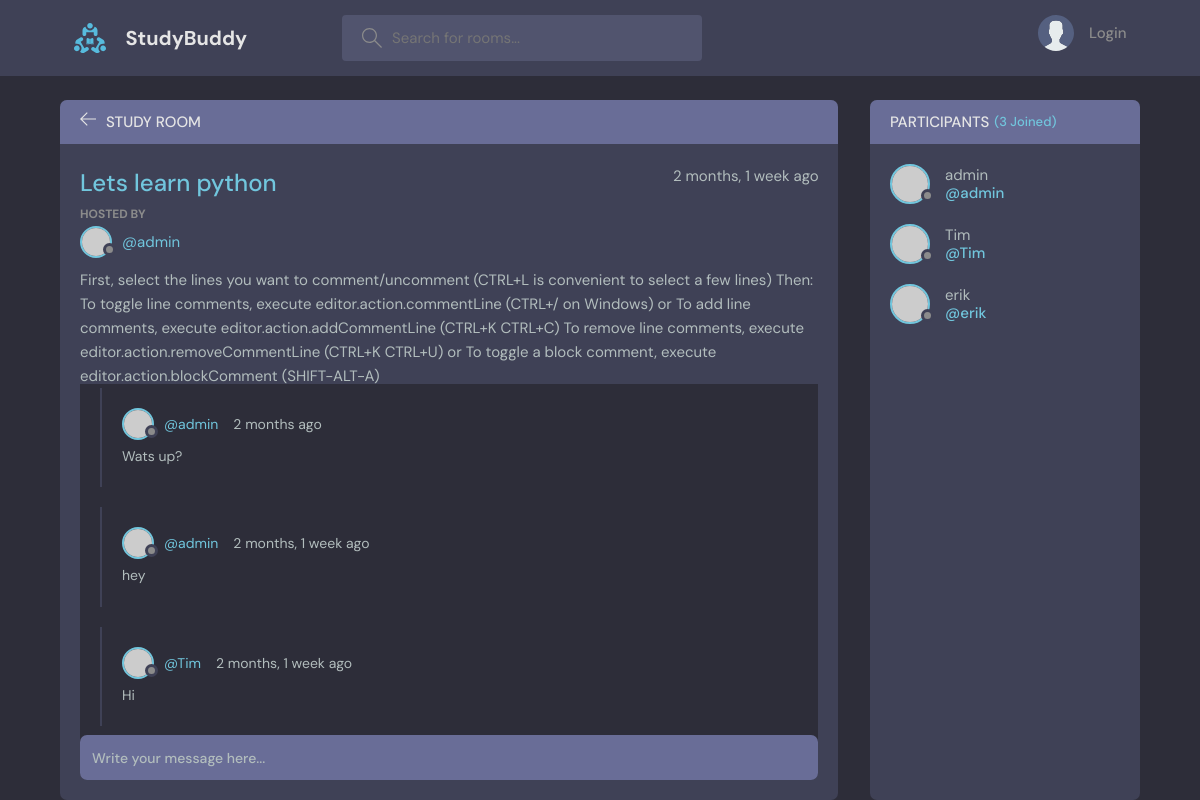
/room/1, run on the app's committed database.
### base/models.py (models this page shows, shortened)
class Room(models.Model):
    host= models.ForeignKey(User, on_delete=models.SET_NULL, null=True)
    topic= models.ForeignKey(Topic, on_delete=models.SET_NULL, null=True)
    name = models.CharField(max_length=200)
    description = models.TextField(null=True, blank=True)
    participants = models.ManyToManyField(User, related_name='participants', blank=TRUE)
    updated = models.DateTimeField(auto_now=True)
    created = models.DateTimeField(auto_now_add=True)
    class Meta:
        ordering = ['-updated', '-created']

class Message(models.Model):
    user = models.ForeignKey(User, on_delete=models.CASCADE)
    room = models.ForeignKey(Room, on_delete=models.CASCADE)
    body = models.TextField()
    updated = models.DateTimeField(auto_now=True)
    created = models.DateTimeField(auto_now_add=True)
    class Meta:
        ordering = ['-updated', '-created']

### base/views.py (the view, shortened to what this page needs)
# urls.py: path('room/<str:pk>', views.room, name='room'),
def room(request, pk):
    room = Room.objects.get(id=pk)
    room_messages = room.message_set.all()
    participants = room.participants.all()
    context = {'room': room, 'room_messages': room_messages, 'participants':participants}
    return render(request, 'base/room.html', context)

### base/models.py (called while the page is built)
    def __str__(self):
        return self.name

### base/templates/base/room.html (shortened to what this page needs)
{% extends 'main.html' %}
{% block content %}
<main class="profile-page layout layout--2">
  <div class="container">
    <div class="room">
      <div class="room__top">
        <div class="room__topLeft">
          <a href="{% url 'Home' %}">
            <svg version="1.1" xmlns="http://www.w3.org/2000/svg" width="32" height="32" viewBox="0 0 32 32">
              <title>arrow-left</title>
              <path
                d="M13.723 2.286l-13.723 13.714 13.719 13.714 1.616-1.611-10.96-10.96h27.625v-2.286h-27.625l10.965-10.965-1.616-1.607z"
              ></path>
            </svg>
          </a>
          <h3>Study Room</h3>
        </div>
      </div>
      <div class="room__box scroll">
        <div class="room__header scroll">
          <div class="room__info">
            <h3>{{room.name}}</h3>
            <span>{{room.created|timesince}} ago</span>
          </div>
          <div class="room__hosted">
            <p>Hosted By</p>
            <a href="{% url 'user-profile' room.host.id %}" class="room__author">
              <div class="avatar avatar--small">
                <img src="https://randomuser.me/api/portraits/men/37.jpg" />
              </div>
              <span>@{{room.host.username}}</span>
            </a>
          </div>
          <div class="room__details">
            {{room.description}}
          </div>
        </div>
        <div class="room__conversation">
          <div class="threads scroll">
            {% for message in room_messages %}
            <div class="thread">
              <div class="thread__top">
                <div class="thread__author">
                  <a href="{% url 'user-profile' message.user.id %}" class="thread__authorInfo">
                    <div class="avatar avatar--small">
                      <img src="https://randomuser.me/api/portraits/men/37.jpg" />
                    </div>
                    <span>@{{message.user.username}}</span>
                  </a>
                  <span class="thread__date">{{message.created|timesince}} ago</span>
                </div>
              </div>
              <div class="thread__details">
                {{message.body}}
              </div>
            </div>
            {% endfor %}
          </div>
        </div>
      </div>
      <div class="room__message">
        <form action="" method="POST">
          <input name="body" placeholder="Write your message here..." /></form>
      </div>
    </div>
    <div class="participants">
      <h3 class="participants__top">Participants <span>({{participants.count}} Joined)</span></h3>
      <div class="participants__list scroll">
        {% for user in participants %}
        <a href="{% url 'user-profile' user.id %}" class="participant">
          <div class="avatar avatar--medium">
            <img src="https://randomuser.me/api/portraits/men/37.jpg" />
          </div>
          <p>
            {{user.username}}
            <span>@{{user.username}}</span>
          </p>
        </a>
        {% endfor %}
      </div>
    </div>
  </div>
</main>
{% endblock content %}

### data on the page
Room: name "Lets learn python", created "2 months, 1 week", host.username "admin", description "First, select the lines you want to comment/uncomment (CTRL+L is convenient to select a few lines) Then: To toggle line comments, execute editor.action.commentLine (CTRL+/ on Windows) or To add line comments, execute editor.action.addCommentLine (CTRL+K CTRL+C) To remove line comments, execute editor.action.removeCommentLine (CTRL+K CTRL+U) or To toggle a block comment, execute editor.action.blockComment (SHIFT-ALT-A)"
Message: user.username "admin", created "2 months", body "Wats up?"
Message: user.username "admin", created "2 months, 1 week", body "hey"
Message: user.username "Tim", created "2 months, 1 week", body "Hi"

### other printed values
{{ participants.count }} "3"
{{ user.username }} "admin"
{{ user.username }} "Tim"
{{ user.username }} "erik"
